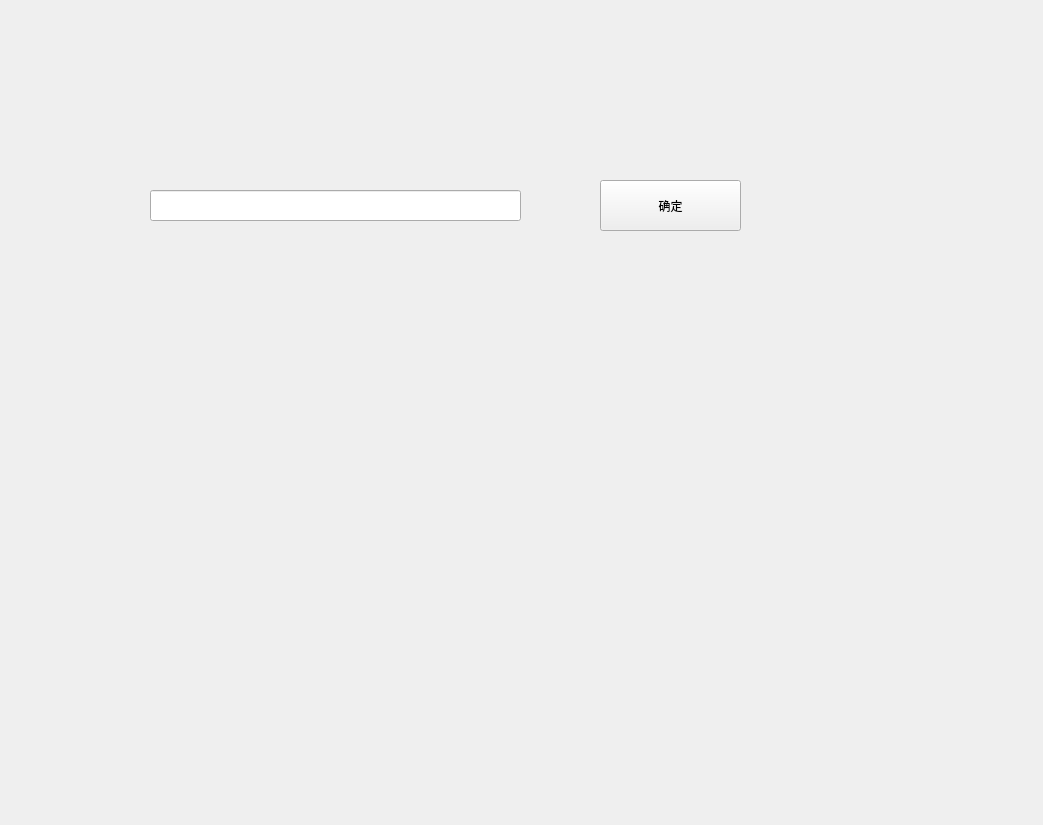
<?xml version="1.0" encoding="UTF-8"?>
<ui version="4.0">
 <class>MainWindow</class>
 <widget class="QMainWindow" name="MainWindow">
  <property name="geometry">
   <rect>
    <x>0</x>
    <y>0</y>
    <width>1043</width>
    <height>825</height>
   </rect>
  </property>
  <property name="maximumSize">
   <size>
    <width>1043</width>
    <height>16777215</height>
   </size>
  </property>
  <property name="windowTitle">
   <string>MainWindow</string>
  </property>
  <property name="styleSheet">
   <string notr="true">image: url(:/shinde/main.jpg);</string>
  </property>
  <widget class="QWidget" name="centralwidget">
   <widget class="QToolButton" name="toolButton">
    <property name="geometry">
     <rect>
      <x>600</x>
      <y>180</y>
      <width>141</width>
      <height>51</height>
     </rect>
    </property>
    <property name="text">
     <string>确定</string>
    </property>
   </widget>
   <widget class="QLineEdit" name="lineEdit">
    <property name="geometry">
     <rect>
      <x>150</x>
      <y>190</y>
      <width>371</width>
      <height>31</height>
     </rect>
    </property>
   </widget>
  </widget>
 </widget>
 <resources>
  <include location="shinde.qrc"/>
 </resources>
 <connections/>
</ui>
